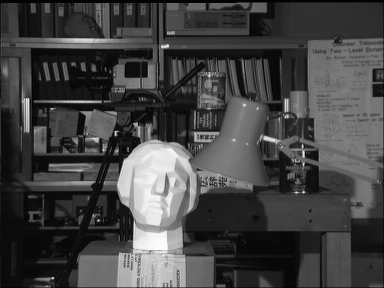
#> input picture ch02_imageproc2/tsukuba_l.png, 384 x 288 px
$ python pyramid.py
#> lines starting #> are read from the running program, lines starting #| are printed output that depends on the picture
#!/usr/bin/env python3
# -*- coding: utf-8 -*-

import cv2
import numpy as np
import matplotlib.pyplot as plt


def laplacian():
    #   Down        Up
    #
    #   0           4
    #   v           ^
    #   1           3
    #   v           ^
    #   2           2
    #   v           ^
    #   3           1
    #   v           ^
    #   4 --------> 0


    im_path = 'tsukuba_l.png'
    im_src = cv2.imread(im_path, cv2.IMREAD_GRAYSCALE)
#> im_src is the input picture: shape (288, 384); min 0, max 252, mean 67.6
    print(im_src.shape)
#| (288, 384)

    # down scale
    imsGaussian = [im_src]
    for s in range(1,5):
        im = cv2.pyrDown(imsGaussian[s-1])
        imsGaussian.append(im)
#> this loop made 4 passes
#> pass 1, in laplacian, `im = cv2.pyrDown(imsGaussian[s-1])`:
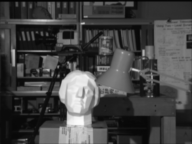
#> im: shape (144, 192); min 2, max 252, mean 67.6
#> after the loop, imsGaussian = 5 items

    ims2 = [ ]
    for s in range(4,0,-1):
        im = cv2.pyrUp(imsGaussian[s])
        ims2.insert(0,im)
#> this loop made 4 passes
#> pass 2, in laplacian, `im = cv2.pyrUp(imsGaussian[s])`:
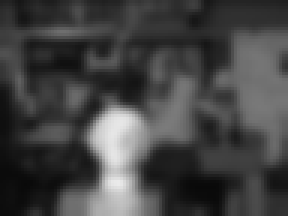
#> im: shape (72, 96) (shown 3 times larger); min 9, max 234, mean 67.6
#> pass 3, in laplacian, `im = cv2.pyrUp(imsGaussian[s])`:
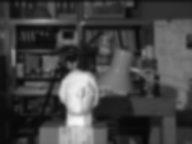
#> im: shape (144, 192); min 8, max 250, mean 67.7
#> after the loop, ims2 = 4 items

    imsLaplacian = []
    for s in range(0,4):
        im = cv2.subtract(imsGaussian[s],ims2[s])
        imsLaplacian.append(im)
#> this loop made 4 passes
#> pass 1, in laplacian, `im = cv2.subtract(imsGaussian[s],ims2[s])`:
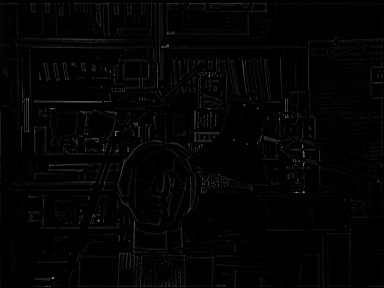
#> im: shape (288, 384); min 0, max 146, mean 3.4
#> pass 2, in laplacian, `im = cv2.subtract(imsGaussian[s],ims2[s])`:
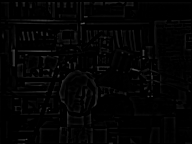
#> im: shape (144, 192); min 0, max 90, mean 3.6
#> pass 3, in laplacian, `im = cv2.subtract(imsGaussian[s],ims2[s])`:
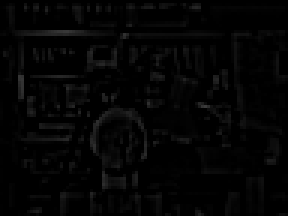
#> im: shape (72, 96) (shown 3 times larger); min 0, max 59, mean 4.2
#> after the loop, imsLaplacian = 4 items
        #print(im.shape)
    imsLaplacian.append(imsGaussian[4])

    '''
    ims2 = [ims1[4]]
    for s in range(0,4):
        im = cv2.pyrUp(ims2[s])
        ims2.append(im)   #ims2.insert(0,im)
    '''
    print(len(imsGaussian))
#| 5
    print(len(ims2))
#| 4
    print(len(imsLaplacian))
#| 5

    for s in range(0,5):
        plt.subplot(5, 3, s*3 + 1), plt.imshow(imsGaussian[s], cmap='gray')
        plt.title(str(imsGaussian[s].shape[0])), plt.axis('off')
        if s != 4:
            plt.subplot(5, 3, s*3 + 2), plt.imshow(ims2[s], cmap='gray')
            plt.title(str(ims2[s].shape[0])), plt.axis('off')
        plt.subplot(5, 3, s*3 + 3), plt.imshow(imsLaplacian[s], cmap='gray')
        plt.title(str(imsLaplacian[s].shape[0])), plt.axis('off')

    plt.suptitle('Gaussian vs Laplacian Pyramid')
    plt.show()
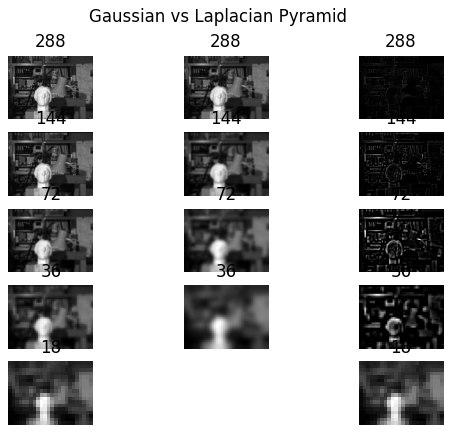
#> figure drawn by matplotlib, 14 panels


def aliasing_antialiasing():

    #   Down-sampling with aliasing and anti
    #
    #   0
    #   v
    #   1
    #   v
    #   2
    #   v
    #   3
    #   v
    #   4

    im_path = 'tsukuba_l.png'
    im_src = cv2.imread(im_path)
    print(im_src.shape)

    # down scale
    ims1 = [im_src]
    for s in range(1,5):
        im = ims1[s-1][::2,::2,:]
        ims1.append(im)

    ims2 = [im_src]
    for s in range(1,5):
        im = cv2.pyrDown(ims2[s-1])
        ims2.append(im)

    for s in range(0,5):
        plt.subplot(5, 2, s*2 + 1), plt.imshow(ims1[s]), plt.title(str(ims1[s].shape)), plt.axis('off')
        plt.subplot(5, 2, s*2 + 2), plt.imshow(ims2[s]), plt.title(str(ims2[s].shape)), plt.axis('off')

    plt.suptitle('aliasing vs anti-aliasing')
    plt.show()


#aliasing_antialiasing()

laplacian()

$ run again, with ch02_imageproc2/sky_castle.jpg saved as ch02_imageproc2/tsukuba_l.png
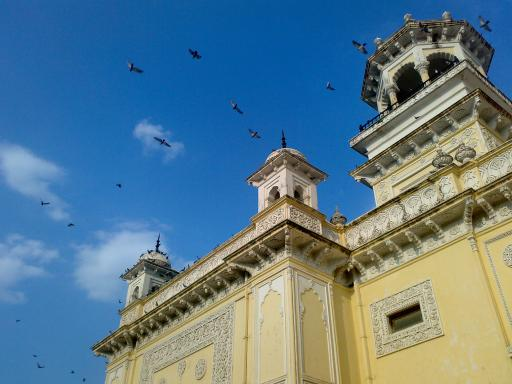
#> input picture ch02_imageproc2/sky_castle.jpg, 512 x 384 px
#> in laplacian, `im_src = cv2.imread(im_path, cv2.IMREAD_GRAYSCALE)`:
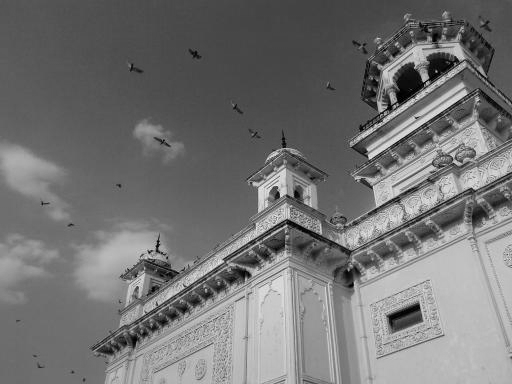
#> im_src: shape (384, 512); min 0, max 251, mean 115.7
#| (384, 512)
#> after the loop in laplacian, `for s in range(1,5):`: imsGaussian = 5 items
#> after the loop in laplacian, `for s in range(4,0,-1):`: ims2 = 4 items
#> the loop in laplacian, `for s in range(0,4):` made 4 passes
#> pass 3, in laplacian, `im = cv2.subtract(imsGaussian[s],ims2[s])`:
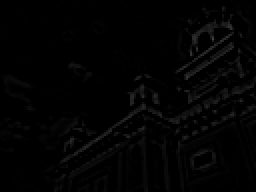
#> im: shape (96, 128) (shown 2 times larger); min 0, max 67, mean 2.8
#| 5
#| 4
#| 5
